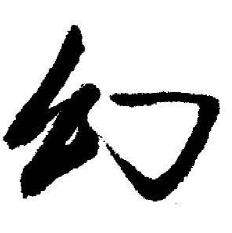
#> input picture images/posts/opencv_cluster/maboroshi.jpeg, 232 x 233 px
$ python kmean.py
#> lines starting #> are read from the running program, lines starting #| are printed output that depends on the picture; after the words box and inside, x2 and y2 are one past the last pixel; in counts of white or black regions, pixels touching at a corner belong together
import cv2
import numpy as np
input_file = "../images/posts/opencv_cluster/maboroshi.jpeg" # change the path to your path here
image = cv2.imread(str(input_file))
#> image is the input picture: shape (233, 232, 3); min 0, max 255, mean 201.7
image = cv2.cvtColor(image, cv2.COLOR_BGR2RGB)
pixel_values = image.reshape((-1, 3))
pixel_values = np.float32(pixel_values)
criteria = (cv2.TERM_CRITERIA_EPS + cv2.TERM_CRITERIA_MAX_ITER, 100, 0.2)
k = 2
compactness, labels, (centers) = cv2.kmeans(pixel_values, k, None, criteria, 10, cv2.KMEANS_RANDOM_CENTERS)
#> compactness = 25852509.2; centers = [[8.94, 8.94, 8.94], [252.8, 252.8, 252.8]]
# convert back to 8 bit values
centers = np.uint8(centers)
#> centers = [[8, 8, 8], [252, 252, 252]]
# flatten the labels array
labels = labels.flatten()
output_image = centers[labels].reshape(image.shape)
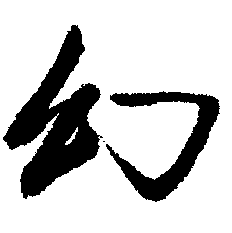
#> output_image: shape (233, 232, 3); values 8 (black) and 252 (white), 79% white; 3 black regions (1 under 20 px), largest, box (x1, y1, x2, y2) and area: (3, 25, 103, 199) 7503, (106, 91, 220, 202) 3820
# save image to file
output_file = "../images/posts/opencv_cluster/maboroshi_clustered.png" # change the path to your path here
cv2.imwrite(output_file, output_image)

input_file2 = "../images/posts/opencv_cluster/mountain.jpeg" # change the path to your path here
image2 = cv2.imread(str(input_file2))
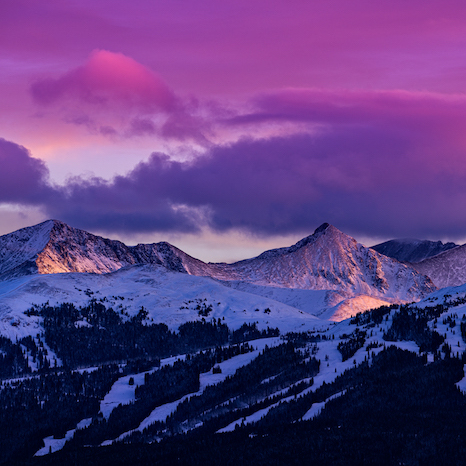
#> input picture images/posts/opencv_cluster/mountain.jpeg, 466 x 466 px
#> image2 is the input picture: shape (466, 466, 3); mean B, G, R 125.4, 60.1, 90.3
image2 = cv2.resize(image2, output_image.shape[:2][::-1])
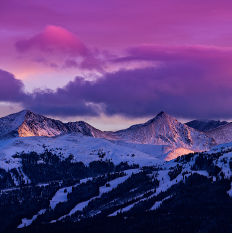
#> image2: shape (233, 232, 3); mean B, G, R 125.3, 60, 90.3
image2 = cv2.cvtColor(image2, cv2.COLOR_BGR2RGB)
labels = np.array(labels).reshape(output_image.shape[:2])
mask = np.stack([labels == 1] * 3, axis=2)
output_image = np.where(mask, image2, 230)
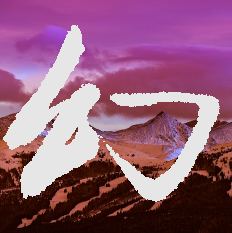
#> output_image: shape (233, 232, 3); mean of channels 0, 1, 2 122.5, 94.5, 146.7; drawn as B, G, R
output_file = "../images/posts/opencv_cluster/maboroshi_transformed.png" # change the path to your path here
cv2.imwrite(output_file, output_image)
